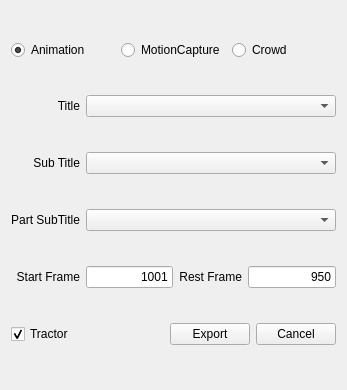
<?xml version="1.0" encoding="UTF-8"?>
<ui version="4.0">
 <class>Form</class>
 <widget class="QWidget" name="Form">
  <property name="geometry">
   <rect>
    <x>0</x>
    <y>0</y>
    <width>347</width>
    <height>390</height>
   </rect>
  </property>
  <property name="windowTitle">
   <string>HIK ImportDialog</string>
  </property>
  <layout class="QGridLayout" name="gridLayout">
   <item row="2" column="0">
    <widget class="QLabel" name="label_2">
     <property name="text">
      <string>Sub Title</string>
     </property>
     <property name="alignment">
      <set>Qt::AlignRight|Qt::AlignTrailing|Qt::AlignVCenter</set>
     </property>
    </widget>
   </item>
   <item row="2" column="1" colspan="3">
    <widget class="QComboBox" name="Title2ComboBox">
     <property name="sizePolicy">
      <sizepolicy hsizetype="Preferred" vsizetype="Fixed">
       <horstretch>0</horstretch>
       <verstretch>0</verstretch>
      </sizepolicy>
     </property>
     <property name="minimumSize">
      <size>
       <width>80</width>
       <height>0</height>
      </size>
     </property>
    </widget>
   </item>
   <item row="1" column="1" colspan="3">
    <widget class="QComboBox" name="Title1ComboBox">
     <property name="sizePolicy">
      <sizepolicy hsizetype="Preferred" vsizetype="Fixed">
       <horstretch>0</horstretch>
       <verstretch>0</verstretch>
      </sizepolicy>
     </property>
     <property name="minimumSize">
      <size>
       <width>80</width>
       <height>0</height>
      </size>
     </property>
    </widget>
   </item>
   <item row="3" column="0">
    <widget class="QLabel" name="label_3">
     <property name="text">
      <string>Part SubTitle</string>
     </property>
     <property name="alignment">
      <set>Qt::AlignRight|Qt::AlignTrailing|Qt::AlignVCenter</set>
     </property>
    </widget>
   </item>
   <item row="1" column="0">
    <widget class="QLabel" name="label">
     <property name="text">
      <string>Title</string>
     </property>
     <property name="alignment">
      <set>Qt::AlignRight|Qt::AlignTrailing|Qt::AlignVCenter</set>
     </property>
    </widget>
   </item>
   <item row="5" column="0" colspan="4">
    <layout class="QHBoxLayout" name="horizontalLayout">
     <item>
      <widget class="QCheckBox" name="tractorCheckBox">
       <property name="text">
        <string>Tractor</string>
       </property>
       <property name="checked">
        <bool>true</bool>
       </property>
      </widget>
     </item>
     <item>
      <spacer name="horizontalSpacer">
       <property name="orientation">
        <enum>Qt::Horizontal</enum>
       </property>
       <property name="sizeHint" stdset="0">
        <size>
         <width>118</width>
         <height>17</height>
        </size>
       </property>
      </spacer>
     </item>
     <item>
      <widget class="QPushButton" name="okBtn">
       <property name="text">
        <string>Export</string>
       </property>
      </widget>
     </item>
     <item>
      <widget class="QPushButton" name="cancelBtn">
       <property name="text">
        <string>Cancel</string>
       </property>
      </widget>
     </item>
    </layout>
   </item>
   <item row="3" column="1" colspan="3">
    <widget class="QComboBox" name="Title3ComboBox">
     <property name="sizePolicy">
      <sizepolicy hsizetype="Preferred" vsizetype="Fixed">
       <horstretch>0</horstretch>
       <verstretch>0</verstretch>
      </sizepolicy>
     </property>
     <property name="minimumSize">
      <size>
       <width>80</width>
       <height>0</height>
      </size>
     </property>
    </widget>
   </item>
   <item row="4" column="0">
    <widget class="QLabel" name="label_6">
     <property name="text">
      <string>Start Frame</string>
     </property>
     <property name="alignment">
      <set>Qt::AlignRight|Qt::AlignTrailing|Qt::AlignVCenter</set>
     </property>
    </widget>
   </item>
   <item row="4" column="2">
    <widget class="QLabel" name="label_7">
     <property name="text">
      <string>Rest Frame</string>
     </property>
     <property name="alignment">
      <set>Qt::AlignRight|Qt::AlignTrailing|Qt::AlignVCenter</set>
     </property>
    </widget>
   </item>
   <item row="0" column="0" colspan="4">
    <layout class="QHBoxLayout" name="horizontalLayout_2">
     <item>
      <widget class="QRadioButton" name="aniRadioBtn">
       <property name="text">
        <string>Animation</string>
       </property>
       <property name="checked">
        <bool>true</bool>
       </property>
      </widget>
     </item>
     <item>
      <widget class="QRadioButton" name="mcpRadioBtn">
       <property name="text">
        <string>MotionCapture</string>
       </property>
      </widget>
     </item>
     <item>
      <widget class="QRadioButton" name="crdRadioBtn">
       <property name="text">
        <string>Crowd</string>
       </property>
      </widget>
     </item>
    </layout>
   </item>
   <item row="4" column="3">
    <widget class="QLineEdit" name="restFrameLineEdit">
     <property name="text">
      <string>950</string>
     </property>
     <property name="alignment">
      <set>Qt::AlignRight|Qt::AlignTrailing|Qt::AlignVCenter</set>
     </property>
     <property name="readOnly">
      <bool>true</bool>
     </property>
    </widget>
   </item>
   <item row="4" column="1">
    <widget class="QLineEdit" name="startFrameLineEdit">
     <property name="text">
      <string>1001</string>
     </property>
     <property name="alignment">
      <set>Qt::AlignRight|Qt::AlignTrailing|Qt::AlignVCenter</set>
     </property>
     <property name="readOnly">
      <bool>true</bool>
     </property>
    </widget>
   </item>
  </layout>
  <zorder>label</zorder>
  <zorder>Title1ComboBox</zorder>
  <zorder>label_2</zorder>
  <zorder>startFrameLineEdit</zorder>
  <zorder>label_6</zorder>
  <zorder>restFrameLineEdit</zorder>
  <zorder>label_7</zorder>
  <zorder>Title2ComboBox</zorder>
  <zorder>Title3ComboBox</zorder>
  <zorder>label_3</zorder>
  <zorder></zorder>
  <zorder></zorder>
 </widget>
 <resources/>
 <connections/>
</ui>
